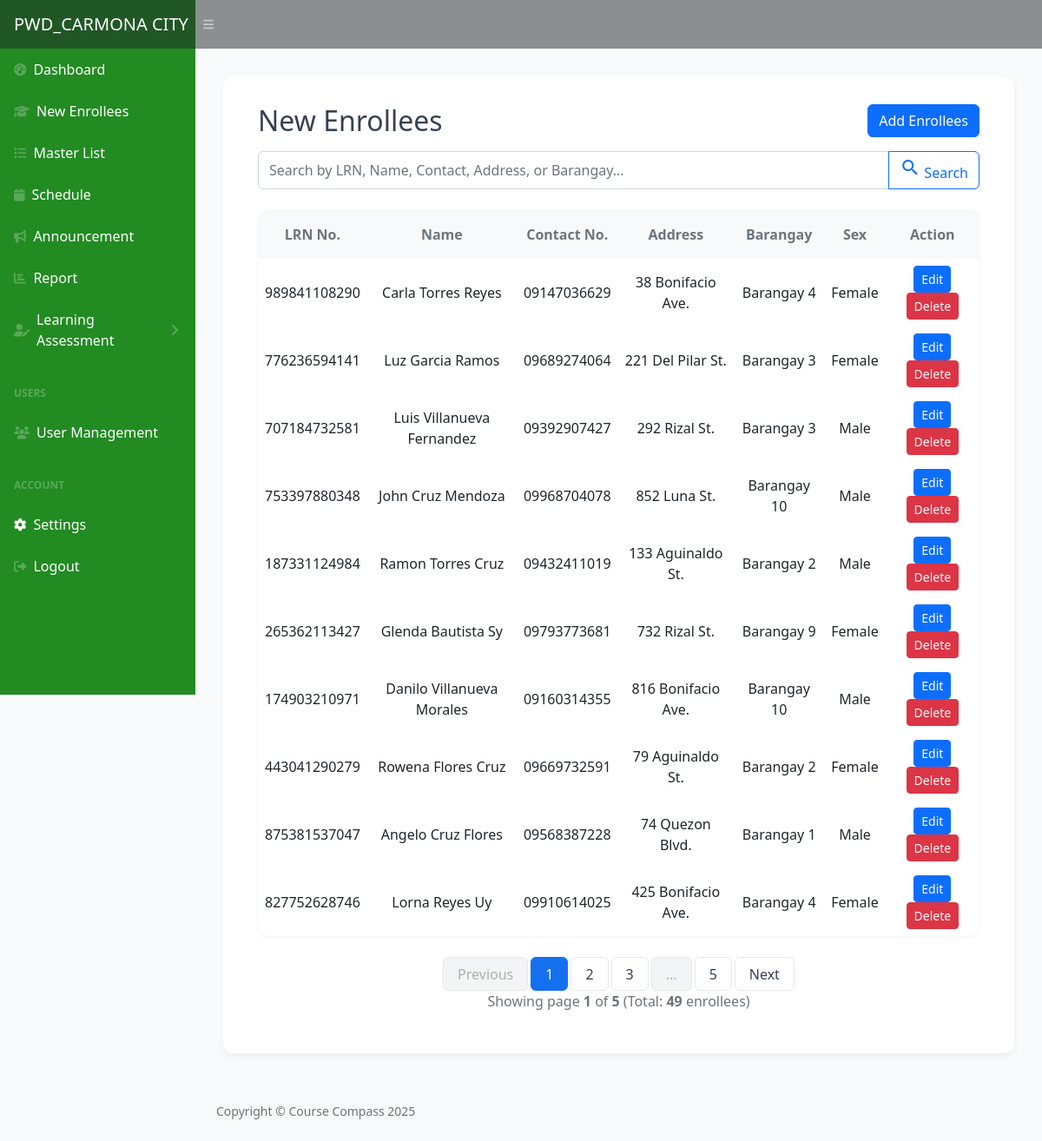
Page /dashboard/new.php (signed in) on the committed database.
### tables this page shows
CREATE TABLE `enrollees` (
  `enrollee_id` int(11) NOT NULL,
  `lrn_no` varchar(50) NOT NULL,
  `application_date` date DEFAULT NULL,
  `pwd_id` varchar(50) DEFAULT NULL,
  `last_name` varchar(100) NOT NULL,
  `first_name` varchar(100) NOT NULL,
  `middle_name` varchar(100) DEFAULT NULL,
  `age` int(11) DEFAULT NULL,
  `birthday` date DEFAULT NULL,
  `sex` varchar(20) DEFAULT NULL,
  `disability_type` varchar(255) DEFAULT NULL,
  `disability_cause` varchar(100) DEFAULT NULL,
  `specific_disability` varchar(255) DEFAULT NULL,
  `civil_status` varchar(50) DEFAULT NULL,
  `address` varchar(255) DEFAULT NULL,
  `barangay` varchar(100) DEFAULT NULL,
  `contact_no` varchar(50) DEFAULT NULL,
  `educational_attainment` varchar(100) DEFAULT NULL,
  `employment_status` varchar(100) DEFAULT NULL,
  `employment_category` varchar(100) DEFAULT NULL,
  `employment_nature` varchar(100) DEFAULT NULL,
  `occupation` varchar(100) DEFAULT NULL,
  `father_name` varchar(255) DEFAULT NULL,
  `mother_name` varchar(255) DEFAULT NULL,
  `parent_status` varchar(100) DEFAULT NULL,
  `siblings_count` int(11) DEFAULT NULL,
  `working_family_members` int(11) DEFAULT NULL,
  `monthly_income_head` decimal(10,2) DEFAULT NULL,
  `total_family_income` decimal(10,2) DEFAULT NULL,
  `family_type` varchar(100) DEFAULT NULL,
  `comelec_registered` varchar(10) DEFAULT NULL,
  `four_ps_member` varchar(10) DEFAULT NULL,
  `covid_vaccinated` varchar(10) DEFAULT NULL,
  `guardian_name` varchar(255) DEFAULT NULL,
  `guardian_contact` varchar(50) DEFAULT NULL,
  `house_tagging` varchar(100) DEFAULT NULL,
  `teacher_name` varchar(255) DEFAULT NULL,
  `photo` longblob DEFAULT NULL,
  `created_at` timestamp NOT NULL DEFAULT current_timestamp(),
  `previous_level` varchar(100) DEFAULT NULL
);

### dashboard/new.php (the view, shortened to what this page needs)
<?php
include '../php/ConnectToDb.php';
$itemsPerPage = 10;
$currentPage = isset($_GET['page']) ? max(1, intval($_GET['page'])) : 1;
$searchTerm = '';
if (isset($_GET['search']) && !empty(trim($_GET['search']))) {
  $searchTerm = trim($_GET['search']);
  $searchQuery = mysqli_real_escape_string($conn, $searchTerm);
  $whereClause = "WHERE (lrn_no LIKE '%$searchQuery%'
                    OR CONCAT(first_name, ' ', middle_name, ' ', last_name) LIKE '%$searchQuery%'
                    OR contact_no LIKE '%$searchQuery%'
                    OR address LIKE '%$searchQuery%'
                    OR barangay LIKE '%$searchQuery%'
                    OR previous_level LIKE '%$searchQuery%'
                    OR educational_attainment LIKE '%$searchQuery%'
                    OR disability_type LIKE '%$searchQuery%'
                    OR specific_disability LIKE '%$searchQuery%')";
} else {
  $whereClause = '';
}
$countSql = "SELECT COUNT(*) as total FROM enrollees $whereClause";
$countResult = mysqli_query($conn, $countSql);
$countRow = mysqli_fetch_assoc($countResult);
$totalItems = $countRow['total'];
$totalPages = ceil($totalItems / $itemsPerPage);
$currentPage = min($currentPage, max(1, $totalPages));
$offset = ($currentPage - 1) * $itemsPerPage;
$sql = "SELECT * FROM enrollees $whereClause ORDER BY enrollee_id DESC LIMIT $itemsPerPage OFFSET $offset";
$student_result = mysqli_query($conn, $sql);
$all_enrollees = [];
while ($row = mysqli_fetch_assoc($student_result)) {
  $all_enrollees[] = $row;
}
?>
<!DOCTYPE html>
<html lang="en">
<head>
  <link href="https://cdn.jsdelivr.net/npm/bootstrap@5.3.0/dist/css/bootstrap.min.css" rel="stylesheet" />
  <link href="css/styles.css" rel="stylesheet" />
  <link href="css/user.css" rel="stylesheet" />
</head>
<body class="sb-nav-fixed">
  <nav class="sb-topnav navbar navbar-expand navbar-dark bg-dark">
    <a class="navbar-brand ps-3" href="">PWD_CARMONA CITY</a>
    <button class="btn btn-link btn-sm order-1 order-lg-0 me-4 me-lg-0" id="sidebarToggle" href="#!"><i class="fas fa-bars"></i></button>
  </nav>
  <div id="layoutSidenav">
    <div id="layoutSidenav_nav">
      <nav class="sb-sidenav accordion sb-sidenav-dark" id="sidenavAccordion">
        <div class="sb-sidenav-menu">
          <div class="nav">
            <a class="nav-link" href="index.php">
              <div class="sb-nav-link-icon"><i class="fas fa-tachometer-alt"></i></div>
              Dashboard
            </a>
            <?php if ($_SESSION['role'] != 2): ?>
              <a class="nav-link" href="new.php">
                <div class="sb-nav-link-icon"><i class="fa fa-graduation-cap"></i></div>
                New Enrollees
              </a>
            <?php endif; ?>
            <a class="nav-link" href="masterlist.php">
              <div class="sb-nav-link-icon"><i class="fa fa-list"></i></div>
              Master List
            </a>
            <?php if ($_SESSION['role'] != 2): ?>
              <a class="nav-link" href="schedule.php">
                <div class="sb-nav-link-icon"><i class="fa fa-calendar"></i></div>
                Schedule
              </a>
              <a class="nav-link" href="announcement.php">
                <div class="sb-nav-link-icon"><i class="fa fa-bullhorn"></i></div>
                Announcement
              </a>
            <?php endif; ?>
            <a class="nav-link" href="report.php">
              <div class="sb-nav-link-icon"><i class="fa fa-bar-chart"></i></div>
              Report
            </a>
            <?php if ($_SESSION['role'] != 2): ?>
              <a class="nav-link collapsed" href="#" data-bs-toggle="collapse" data-bs-target="#collapseEdit" aria-expanded="false" aria-controls="collapseEdit">
                <div class="sb-nav-link-icon"><i class="fas fa-user-edit"></i></div>
                Learning Assessment
                <div class="sb-sidenav-collapse-arrow"><i class="fas fa-angle-down"></i></div>
              </a>
              <div class="sb-sidenav-menu-heading">Users</div>
              <a class="nav-link" href="user.php">
                <div class="sb-nav-link-icon"><i class="fas fa-users"></i></div>
                User Management
              </a>
            <?php endif; ?>
            <div class="sb-sidenav-menu-heading">Account</div>
            <a class="nav-link active" href="settings.php">
              <div class="sb-nav-link-icon"><i class="fas fa-cog"></i></div>
              Settings
            </a>
            <a class="nav-link" href="../php/logout.php?id=<?php echo $_SESSION['user_id']; ?>&role=<?php echo $_SESSION['role']; ?>">
              <div class="sb-nav-link-icon"><i class="fas fa-sign-out-alt"></i></div>
              Logout
            </a>
          </div>
        </div>
      </nav>
    </div>
    <div id="layoutSidenav_content">
      <main>
        <section class="admin-panel" aria-label="User management panel">
          <div class="d-flex align-items-center mb-3">
            <h2 class="m-0">New Enrollees</h2>
            <button class="btn btn-primary ms-auto" data-bs-toggle="modal" data-bs-target="#enrollees">Add Enrollees</button>
          </div>
          <form method="GET" class="mb-3">
            <div class="input-group">
              <input
                type="text"
                name="search"
                class="form-control"
                placeholder="Search by LRN, Name, Contact, Address, or Barangay..."
                value="<?= htmlspecialchars($searchTerm) ?>"
                aria-label="Search enrollees">
              <button class="btn btn-outline-primary" type="submit">
                <i class="material-icons">search</i> Search
              </button>
            </div>
          </form>
          <div class="table-responsive">
            <table class="table table-hover table-borderless shadow-sm mb-0 custom-table">
              <thead class="bg-light text-center">
                <tr>
                  <th scope="col" class="text-muted py-3">LRN No.</th>
                  <th scope="col" class="text-muted py-3">Name</th>
                  <th scope="col" class="text-muted py-3">Contact No.</th>
                  <th scope="col" class="text-muted py-3">Address</th>
                  <th scope="col" class="text-muted py-3">Barangay</th>
                  <th scope="col" class="text-muted py-3">Sex</th>
                  <th scope="col" class="text-muted py-3 text-center">Action</th>
                </tr>
              </thead>
              <tbody class="text-center">
                <?php if (count($all_enrollees) > 0): ?>
                  <?php foreach ($all_enrollees as $row): ?>
                    <tr>
                      <td class="align-middle"><?= htmlspecialchars($row['lrn_no']) ?></td>
                      <td class="align-middle"><?= htmlspecialchars($row['first_name'] . ' ' . $row['middle_name'] . ' ' . $row['last_name']) ?></td>
                      <td class="align-middle"><?= htmlspecialchars($row['contact_no']) ?></td>
                      <td class="align-middle"><?= htmlspecialchars($row['address']) ?></td>
                      <td class="align-middle"><?= htmlspecialchars($row['barangay']) ?></td>
                      <td class="align-middle"><?= htmlspecialchars($row['sex']) ?></td>
                      <td class="align-middle">
                        <button class="btn btn-primary btn-sm" data-bs-toggle="modal" data-bs-target="#editModal<?= $row['enrollee_id'] ?>">
                          Edit
                        </button>
                        <button class="btn btn-danger btn-sm" data-bs-toggle="modal" data-bs-target="#deleteModal" onclick="setDeleteId(<?= $row['enrollee_id'] ?>)">
                          Delete
                        </button>
                      </td>
                    </tr>
                  <?php endforeach; ?>
                <?php endif; ?>
              </tbody>
            </table>
          </div>
          <?php if ($totalPages > 1): ?>
            <nav aria-label="Page navigation" class="mt-4">
              <ul class="pagination justify-content-center">
                <li class="page-item <?= $currentPage <= 1 ? 'disabled' : '' ?>">
                  <a class="page-link" href="?page=<?= $currentPage - 1 ?><?= !empty($searchTerm) ? '&search=' . urlencode($searchTerm) : '' ?>" <?= $currentPage <= 1 ? 'tabindex="-1"' : '' ?>>Previous</a>
                </li>
                <?php
                $startPage = max(1, $currentPage - 2);
                $endPage = min($totalPages, $currentPage + 2);
                if ($startPage > 1): ?>
                  <?php endif;
                for ($i = $startPage; $i <= $endPage; $i++): ?>
                  <li class="page-item <?= $i === $currentPage ? 'active' : '' ?>">
                    <a class="page-link" href="?page=<?= $i ?><?= !empty($searchTerm) ? '&search=' . urlencode($searchTerm) : '' ?>"><?= $i ?></a>
                  </li>
                <?php endfor;
                if ($endPage < $totalPages): ?>
                  <?php if ($endPage < $totalPages - 1): ?>
                    <li class="page-item disabled">
                      <span class="page-link">...</span>
                    </li>
                  <?php endif; ?>
                  <li class="page-item">
                    <a class="page-link" href="?page=<?= $totalPages ?><?= !empty($searchTerm) ? '&search=' . urlencode($searchTerm) : '' ?>"><?= $totalPages ?></a>
                  </li>
                <?php endif; ?>
                <li class="page-item <?= $currentPage >= $totalPages ? 'disabled' : '' ?>">
                  <a class="page-link" href="?page=<?= $currentPage + 1 ?><?= !empty($searchTerm) ? '&search=' . urlencode($searchTerm) : '' ?>" <?= $currentPage >= $totalPages ? 'tabindex="-1"' : '' ?>>Next</a>
                </li>
              </ul>
            </nav>
            <div class="text-center text-muted mb-3">
              Showing page <strong><?= $currentPage ?></strong> of <strong><?= $totalPages ?></strong> (Total: <strong><?= $totalItems ?></strong> enrollee<?= $totalItems !== 1 ? 's' : '' ?>)
            </div>
          <?php endif; ?>
        </section>
      </main>
      <footer class="py-4 bg-light mt-auto">
        <div class="container-fluid px-4">
          <div class="d-flex align-items-center justify-content-between small">
            <div class="text-muted">Copyright &copy; Course Compass 2025</div>
          </div>
        </div>
      </footer>
    </div>
  </div>
</body>
</html>

### dashboard/css/user.css (style rules this page uses)
body { background-color: #f9fafb; font-family: "Segoe UI", Tahoma, Geneva, Verdana, sans-serif; color: #374151; }
.admin-panel { background-color: #ffffff; border-radius: 0.75rem; box-shadow: 0 4px 8px rgb(0 0 0 / 0.05); padding: 2rem 2.5rem; margin: 2rem; }
.custom-table { width: 100%; }
.table-responsive { margin-top: 1.5rem; border-radius: 0.75rem; box-shadow: 0 1px 4px rgb(0 0 0 / 0.05); overflow: hidden; }
table { border-radius: 0.75rem; }
.pagination { display: flex; flex-wrap: wrap; list-style: none; padding-left: 0; margin: 1rem 0 0 0; justify-content: center; }
.pagination .page-item { margin: 0 2px; }
.pagination .page-link { color: #374151; background: #fff; border: 1px solid #e5e7eb; border-radius: 6px; padding: 0.4rem 1rem; font-size: 1rem; transition: background 0.2s, color 0.2s, border 0.2s; text-decoration: none; cursor: pointer; outline: none; }
.pagination .page-link:hover, .pagination .page-item.active .page-link { background: #1570ef; color: #fff; border-color: #1570ef; }
.pagination .page-item.disabled .page-link { color: #b0b0b0; background: #f3f4f6; border-color: #e5e7eb; cursor: not-allowed; }

### rows in the picture
enrollees: lrn_no "989841108290", first_name+middle_name+last_name "Carla Torres Reyes", contact_no "09147036629", address "38 Bonifacio Ave.", barangay "Barangay 4", sex "Female"
enrollees: lrn_no "776236594141", first_name+middle_name+last_name "Luz Garcia Ramos", contact_no "09689274064", address "221 Del Pilar St.", barangay "Barangay 3", sex "Female"
enrollees: lrn_no "707184732581", first_name+middle_name+last_name "Luis Villanueva Fernandez", contact_no "09392907427", address "292 Rizal St.", barangay "Barangay 3", sex "Male"
enrollees: lrn_no "753397880348", first_name+middle_name+last_name "John Cruz Mendoza", contact_no "09968704078", address "852 Luna St.", barangay "Barangay 10", sex "Male"
enrollees: lrn_no "187331124984", first_name+middle_name+last_name "Ramon Torres Cruz", contact_no "09432411019", address "133 Aguinaldo St.", barangay "Barangay 2", sex "Male"
enrollees: lrn_no "265362113427", first_name+middle_name+last_name "Glenda Bautista Sy", contact_no "09793773681", address "732 Rizal St.", barangay "Barangay 9", sex "Female"
enrollees: lrn_no "174903210971", first_name+middle_name+last_name "Danilo Villanueva Morales", contact_no "09160314355", address "816 Bonifacio Ave.", barangay "Barangay 10", sex "Male"
enrollees: lrn_no "443041290279", first_name+middle_name+last_name "Rowena Flores Cruz", contact_no "09669732591", address "79 Aguinaldo St.", barangay "Barangay 2", sex "Female"
enrollees: lrn_no "875381537047", first_name+middle_name+last_name "Angelo Cruz Flores", contact_no "09568387228", address "74 Quezon Blvd.", barangay "Barangay 1", sex "Male"
enrollees: lrn_no "827752628746", first_name+middle_name+last_name "Lorna Reyes Uy", contact_no "09910614025", address "425 Bonifacio Ave.", barangay "Barangay 4", sex "Female"

### other values in the picture
$totalPages "5"
$currentPage "1"
$totalItems "49"
